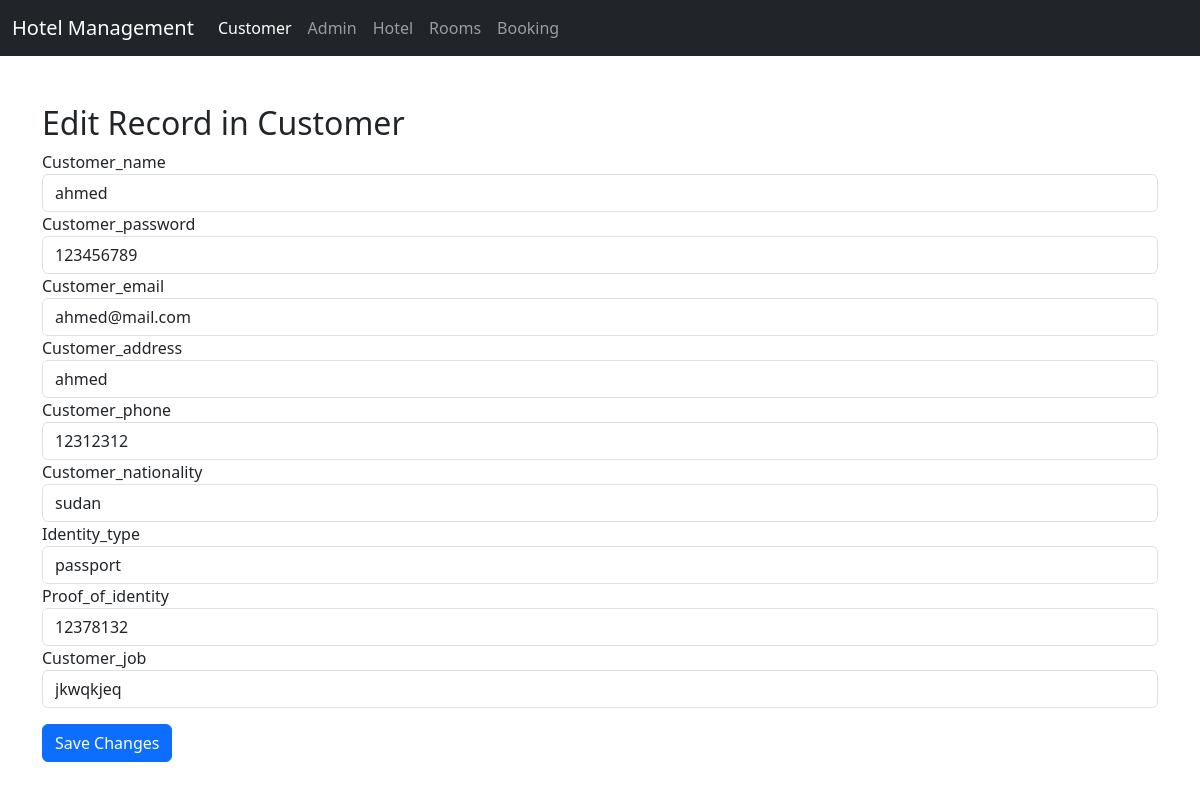
Screenshot of /admin/edit.php?table=customer&id=3 with the database file from the repository.
### tables this page shows
CREATE TABLE `customer` (
  `id` int(10) NOT NULL,
  `customer_name` varchar(50) NOT NULL,
  `customer_password` int(15) NOT NULL,
  `customer_email` varchar(50) NOT NULL,
  `customer_address` varchar(50) NOT NULL,
  `customer_phone` int(15) NOT NULL,
  `customer_nationality` varchar(15) NOT NULL,
  `identity_type` text NOT NULL,
  `proof_of_identity` varchar(15) NOT NULL,
  `customer_job` varchar(15) NOT NULL
);

### admin/edit.php (the view, shortened to what this page needs)
<?php
$conn = new mysqli("localhost", "root", "", "hotel");
$table = $_GET['table'];
$id = $_GET['id'];
$sql = "SELECT * FROM $table WHERE id = ?";
$stmt = $conn->prepare($sql);
$stmt->bind_param("i", $id);
$stmt->execute();
$result = $stmt->get_result();
$record = $result->fetch_assoc();
?>
<!DOCTYPE html>
<html>
<head>
    <link href="https://cdn.jsdelivr.net/npm/bootstrap@5.3.0/dist/css/bootstrap.min.css" rel="stylesheet">
</head>
<body>
<nav class="navbar navbar-expand-lg navbar-dark bg-dark">
    <div class="container-fluid">
        <a class="navbar-brand" href="#">Hotel Management</a>
        <div class="collapse navbar-collapse" id="navbarNav">
            <ul class="navbar-nav">
                <li class="nav-item"><a class="nav-link active" href="#customer" data-bs-toggle="tab">Customer</a></li>
                <li class="nav-item"><a class="nav-link" href="#admin" data-bs-toggle="tab">Admin</a></li>
                <li class="nav-item"><a class="nav-link" href="#hotel" data-bs-toggle="tab">Hotel</a></li>
                <li class="nav-item"><a class="nav-link" href="#rooms" data-bs-toggle="tab">Rooms</a></li>
                <li class="nav-item"><a class="nav-link" href="#booking" data-bs-toggle="tab">Booking</a></li>
            </ul>
        </div>
    </div>
</nav>
<div class="container mt-5">
    <h2>Edit Record in <?php echo ucfirst($table); ?></h2>
    <form method="POST">
        <?php
        foreach ($record as $column => $value) {
            if ($column == 'id') continue;
            echo "<div class='form-group'>";
            echo "<label>" . ucfirst($column) . "</label>";
            echo "<input type='text' name='fields[$column]' class='form-control' value='" . htmlspecialchars($value) . "' required>";
            echo "</div>";
        }
        ?>
        <button type="submit" class="btn btn-primary mt-3">Save Changes</button>
    </form>
</div>
</body>
</html>

### rows the page displays
customer: customer_name "ahmed", customer_password "123456789", customer_email "ahmed@mail.com", customer_address "ahmed", customer_phone "12312312", customer_nationality "sudan", identity_type "passport", proof_of_identity "12378132", customer_job "jkwqkjeq"

### other values shown
$table "Customer"
$column "Customer_name"
$column "Customer_password"
$column "Customer_email"
$column "Customer_address"
$column "Customer_phone"
$column "Customer_nationality"
$column "Identity_type"
$column "Proof_of_identity"
$column "Customer_job"
